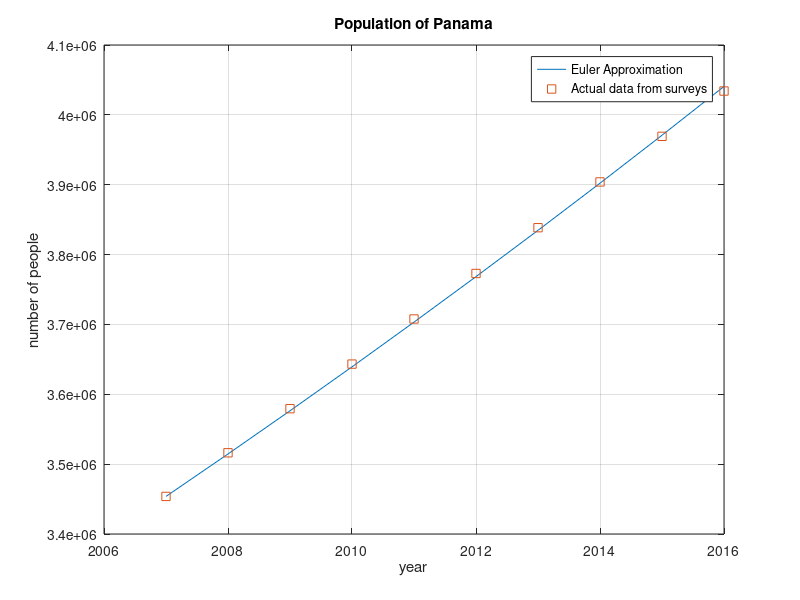

Reproduce this figure in MATLAB.
% Population of Panama 
clear p
clear t
ti = 2007; %this is the left endpoint
 h = 1; %step size
 r = 0.0175899; % this is the rate constant, equal to the average of  ln(P1/P0) and ln(P9/P0)
 tf = 2016;% this is the right endpoint of the interval
 n = (tf - ti)/h; % total number of steps
 t(1)=ti; % starting value
 p(1)= 3453807; %initial of population
 
 for j=1:n
     t(j+1) = h +t(j);
     p(j+1) = p(j)+h*(r*p(j));
 end
 
 
figure(1)
 W=plot(t,p);
 
 xlabel('year');
 ylabel('number of people');
 
 title('Population of Panama');
 
 hold on %Allows us to plot multiple solutions on same graph
 grid on % adds grid
 
Y = 2007:1:2016;

%here I put the array of population values I got from world bank
P = [3453807 3516268 3579385 3643222 3707782 3772938 3838462 3903986 3969249 4034119];
 S=plot(Y,P, 's');
 
legend({'Euler Approximation','Actual data from surveys'},'Location','northeast');
 